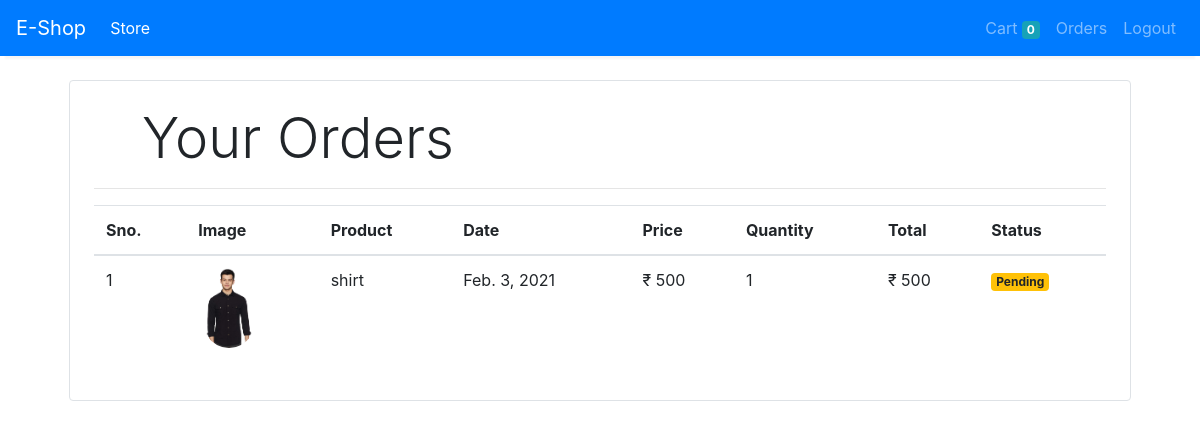
The page /orders (signed in) on the database its author committed.
### firstwebsiteapp/models/orders.py (models this page shows, shortened)
class Order(models.Model):
    product = models.ForeignKey(Product,
                                on_delete=models.CASCADE)
    customer = models.ForeignKey(Customer,
                                 on_delete=models.CASCADE)
    quantity = models.IntegerField(default=1)
    price = models.IntegerField()
    address = models.CharField(max_length=50, default='', blank=True)
    phone = models.CharField(max_length=50, default='', blank=True)
    date = models.DateField(default=datetime.datetime.today)
    status = models.BooleanField(default=False)
    @staticmethod
    def get_orders_by_customer(customer_id):
        return Order.objects.filter(customer=customer_id).order_by('-date')

### firstwebsiteapp/models/product.py (models this page shows, shortened)
class Product(models.Model):
    name = models.CharField(max_length=50)
    price = models.IntegerField(default=0)
    category = models.ForeignKey(Category, on_delete=models.CASCADE, default=1)
    description = models.CharField(max_length=200, default='' , null=True , blank=True)
    image = models.ImageField(upload_to='uploads/products/')

### firstwebsiteapp/middlewares/auth.py (the view)
    def middleware(request):
        print(request.session.get('customer'))
        returnUrl = request.META['PATH_INFO']
        print(request.META['PATH_INFO'])
        if not request.session.get('customer'):
           return redirect(f'login?return_url={returnUrl}')
        response = get_response(request)
        return response

### firstwebsiteapp/templatetags/custom_filter.py (called while the page is built)
@register.filter(name='currency')
def currency(number):
    return "₹ "+str(number)

@register.filter(name='multiply')
def multiply(number , number1):
    return number * number1

### firstwebsiteapp/views/orders.py (called while the page is built)
    def get(self , request ):
        customer = request.session.get('customer')
        orders = Order.get_orders_by_customer(customer)
        print(orders)
        return render(request , 'orders.html'  , {'orders' : orders})

### firstwebsiteapp/templates/orders.html
{% extends 'base.html' %}
{% block content %}
{% load cart %}
{% load custom_filter %}
<div class="container">
   <div class="border rounded p-4 m-4">
        <p class="display-4 pl-4 ml-4">Your Orders</p>
        <hr>
        <table class="table">
            <thead>
                <tr>
                    <th>Sno.</th>
                    <th>Image</th>
                    <th>Product</th>
                    <th>Date</th>
                    <th>Price</th>
                    <th>Quantity</th>
                    <th>Total</th>
                    <th>Status</th>
                </tr>
            </thead>
            <tbody>
                {% for order in orders %}
                <tr>
                    <td>{{forloop.counter}}</td>
                    <td><img style="height: 80px;" class="rounded-circle" src="{{order.product.image.url}}" alt=""></td>
                    <td>{{order.product.name}}</td>
                    <td>{{order.date}}</td>
                    <td>{{order.price|currency}}</td>
                    <td>{{order.quantity}}</td>
                    <td>{{order.quantity|multiply:order.price|currency}}</td>
                    {% if order.status %}
                    <td><small class="badge badge-success">Completed</small></td>
                    {%else%}
                    <td><small class="badge badge-warning">Pending</small></td>
                    {% endif %}
                </tr>
                {% endfor %}
            </tbody>
        </table>
   </div>
</div>
{% endblock %}

### rows shown on the page
Order: product.image (picture), product.name "shirt", date "Feb. 3, 2021", price "₹ 500", quantity "1", quantity|multiply "₹ 500", status "Pending"

### other values the page prints
{{ request.session.cart.keys|length }} "0"
